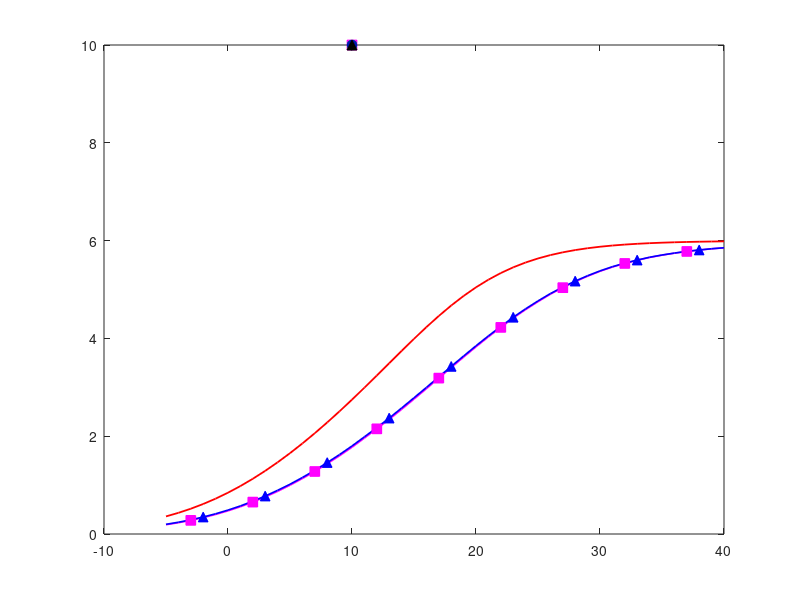

Here is the MATLAB script that generated this plot: (Note: this script raises an error after producing the figure.)
% optimization of modulation in each avarage snr

clc;
clear;
clf;
colour_peach = [251 111 66] ./ 255;
colour_darkblue = [1 17 181] ./ 255;
figure(1)

load Er_MI_64QAM.mat

plot(SNR,Er_MI_64QAM_fading,'r','linewidth',1.3)

hold on 
plot(10,10,'-sm','markerfacecolor','m','MarkerSize',7)
plot(10,10,'-^b','markerfacecolor','b','MarkerSize',7)
plot(10,10,'--og','markerfacecolor','g','MarkerSize',7)
plot(10,10,'--^','Color',colour_peach,'MarkerEdgeColor',colour_peach,'markerfacecolor',colour_peach,'MarkerSize',7)
plot(10,10,'-.o','Color',colour_darkblue,'MarkerEdgeColor',colour_darkblue,'markerfacecolor',colour_darkblue,'MarkerSize',7)
plot(10,10,'-.^k','markerfacecolor','k','MarkerSize',7)
hold on

% corrected L-HARQ, problem of renewal-reward K=2
load LHARQ_translated_AMC_policy_16QAM_K_2_Perfect_Decoding_continuous_R_dop_0.1_rho_0.8_V_LHARQ_Correct_Part1.mat

%L-HARQ throughput with AMC_policy
throughput_lharq_delta_1_K_2=throughput_lharq_delta(1,(1:18));
%L-HARQ throughput with optimal delta
throughput_lharq_K_2=throughput_lharq(1,(1:18));

load LHARQ_translated_AMC_policy_16QAM_K_2_Perfect_Decoding_continuous_R_dop_0.1_rho_0.8_V_LHARQ_Correct_Part2.mat

throughput_lharq_delta_1_K_2=[throughput_lharq_delta_1_K_2 throughput_lharq_delta(1,(19:end))];
throughput_lharq_K_2=[throughput_lharq_K_2 throughput_lharq(1,(19:end))];
%

% corrected L-HARQ, problem of renewal-reward K=4
load LHARQ_translated_AMC_policy_16QAM_K_4_Perfect_Decoding_continuous_R_dop_0.1_rho_0.8_V_LHARQ_Correct_Part1.mat

%L-HARQ throughput with AMC_policy
throughput_lharq_delta_1_K_4=throughput_lharq_delta(1,(1:18));
%L-HARQ throughput with optimal delta
throughput_lharq_K_4=throughput_lharq(1,(1:18));

load LHARQ_translated_AMC_policy_16QAM_K_4_Perfect_Decoding_continuous_R_dop_0.1_rho_0.8_V_LHARQ_Correct_Part2.mat

throughput_lharq_delta_1_K_4=[throughput_lharq_delta_1_K_4 throughput_lharq_delta(1,(19:end))];
throughput_lharq_K_4=[throughput_lharq_K_4 throughput_lharq(1,(19:end))];
%


load LHARQ_AMC_policy_16QAM_Perfect_Decoding_continuous_R_dop_0.1_rho_0.8_V_leger.mat
throughput_amc_16=[throughput_harq(1,:), zeros(1,10)];
throughput_harq_16=[throughput_harq(4,:), zeros(1,10)];


load LHARQ_AMC_policy_64QAM_Perfect_Decoding_continuous_R_dop_0.1rho_0.8_V_leger.mat
throughput_amc=max(throughput_harq(1,:),throughput_amc_16);
plot(SNRdB,throughput_amc,'-m','linewidth',1.2)
amrk1=throughput_amc(1,(3:5:end-2));

throughput_harq_16_64=max(throughput_harq_16,throughput_harq(4,:));
plot(SNRdB,throughput_harq_16_64,'-b','linewidth',1.2)
amrk2=throughput_harq_16_64(1,(4:5:end-2));


plot(SNRdB(3:5:end-2),amrk1,'sm','markerfacecolor','m','MarkerSize',7)

plot(SNRdB(4:5:end-2),amrk2,'^b','markerfacecolor','b','MarkerSize',7)

%%

load LHARQ_translated_AMC_policy_64QAM_K_2_Perfect_Decoding_continuous_R_dop_0.1_rho_0.8_V_LHARQ_Correct.mat
throughput_lharq_delta_1_K_2=[throughput_lharq_delta_1_K_2 zeros(1,10)];
throughput_lharq_delta_1_K_2=max(throughput_lharq_delta_1_K_2,throughput_lharq_delta(1,:));
plot(SNRdB,throughput_lharq_delta_1_K_2,'--g','linewidth',1.2)
amrk1=throughput_lharq_delta_1_K_2(3:5:end-2);

load LHARQ_translated_AMC_policy_64QAM_K_4_Perfect_Decoding_continuous_R_dop_0.1_rho_0.8_V_LHARQ_Correct.mat
throughput_lharq_delta_1_K_4=[throughput_lharq_delta_1_K_4 zeros(1,10)];
throughput_lharq_delta_1_K_4=max(throughput_lharq_delta_1_K_4,throughput_lharq_delta(1,:));
plot(SNRdB,throughput_lharq_delta_1_K_4,'--','Color',colour_peach,'linewidth',1.2)
amrk2=throughput_lharq_delta_1_K_4(4:5:end-2);


load LHARQ_translated_AMC_policy_64QAM_K_2_Perfect_Decoding_continuous_R_dop_0.1_rho_0.8_V_LHARQ_Correct.mat
throughput_lharq_K_2=[throughput_lharq_K_2 zeros(1,10)];
throughput_lharq_K_2=max(throughput_lharq_K_2,throughput_lharq);
plot(SNRdB,throughput_lharq_K_2,'-.','Color',colour_darkblue,'linewidth',1.2)
amrk11=throughput_lharq_K_2(6:5:end-2);

load LHARQ_translated_AMC_policy_64QAM_K_4_Perfect_Decoding_continuous_R_dop_0.1_rho_0.8_V_LHARQ_Correct.mat
throughput_lharq_K_4=[throughput_lharq_K_4 zeros(1,10)];
throughput_lharq_K_4=max(throughput_lharq_K_4,throughput_lharq);
plot(SNRdB,throughput_lharq_K_4,'-.k','linewidth',1.2)
amrk22=throughput_lharq_K_4(7:5:end-2);

load LHARQ_translated_AMC_policy_16_64QAM_K_4_Perfect_Decoding_continuous_R_dop_0.1_rho_0.8_V_LHARQ_Correct.mat
plot(SNRdB,throughput_lharq,'k',SNRdB,throughput_lharq_delta(1,:),'k')


plot(SNRdB(3:5:end-2),amrk1,'og','markerfacecolor','g','MarkerSize',7)

plot(SNRdB(4:5:end-2),amrk2,'^','MarkerEdgeColor',colour_peach,'markerfacecolor',colour_peach,'MarkerSize',7)

plot(SNRdB(6:5:end-2),amrk11,'o','MarkerEdgeColor',colour_darkblue,'markerfacecolor',colour_darkblue,'MarkerSize',7)

plot(SNRdB(7:5:end-2),amrk22,'^k','markerfacecolor','k','MarkerSize',7)




xlabel('SNR')
ylabel('throughput')

grid

legend(' Erg',' AM',' HA',' LH2',' LH4',' LH2O',' LH4O','Location','SouthEast')
axis([-5 40 0 6])

set(gca,'fontsize',11)
ll=legend;
set(ll,'FontSize',16);
%set(gcf,'PaperPositionMode','manual');

set(gcf,'PaperUnits','centimeters');
lar=512;
lon=2*lar/(1.1+sqrt(5));
set(gcf,'Position',[384 874 lar lon]);
set(gcf,'PaperPosition',[1.19 16 1.19 16]);
set(gca,'fontName','Times')
set(gcf,'PaperPositionMode','auto');




name_figure = 'LHARQ_rho80_16_64_QAM';
print('-depsc','-r300',name_figure)
